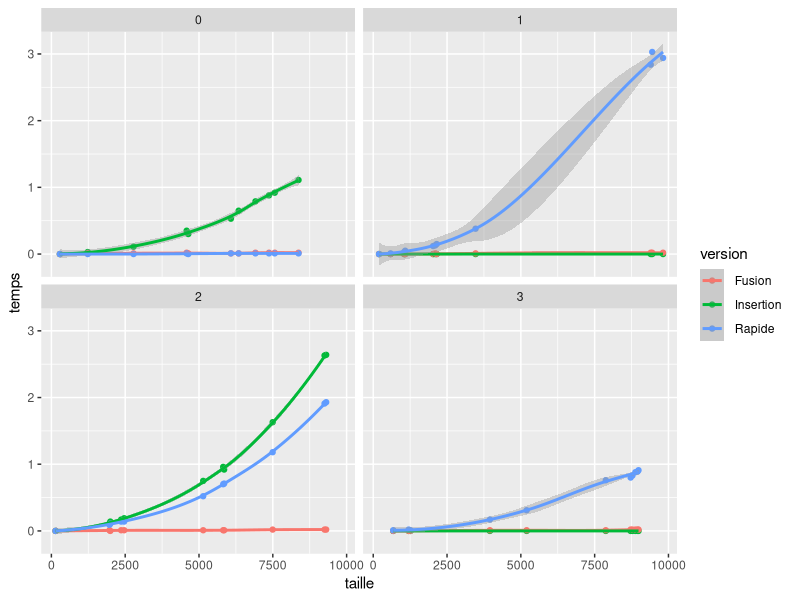

This chart was generated by the following R code:
def <-read.csv(file="PythonTrie.csv" , header=TRUE ,sep=",")
def$trie <- as.integer(def$trie)
def$temps <- as.double(def$temps)
def$mem <- as.integer(def$mem)
library(ggplot2)
ggplot (def , aes(x=taille,y=temps , color= version))+  geom_point()+geom_smooth()+  facet_wrap(~trie)
